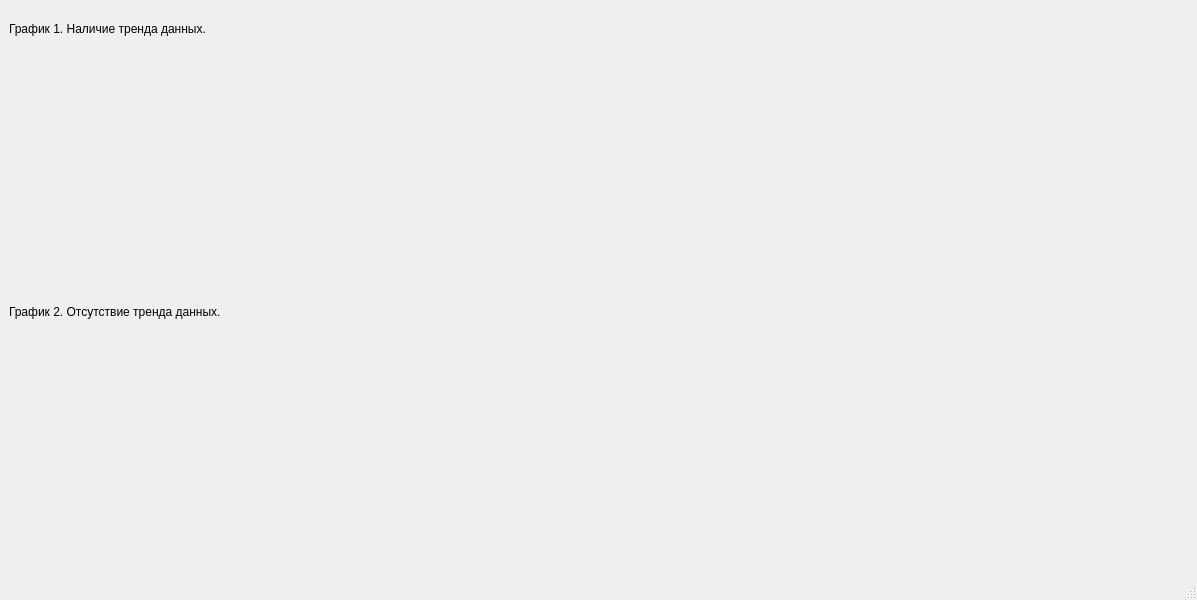
<?xml version="1.0" encoding="UTF-8"?>
<ui version="4.0">
 <class>MainWindow</class>
 <widget class="QMainWindow" name="MainWindow">
  <property name="geometry">
   <rect>
    <x>0</x>
    <y>0</y>
    <width>1197</width>
    <height>600</height>
   </rect>
  </property>
  <property name="windowTitle">
   <string>MainWindow</string>
  </property>
  <widget class="QWidget" name="centralwidget">
   <layout class="QVBoxLayout" name="verticalLayout" stretch="1,6,1,6">
    <item>
     <widget class="QLabel" name="label">
      <property name="text">
       <string>График 1. Наличие тренда данных.</string>
      </property>
     </widget>
    </item>
    <item>
     <widget class="QCustomPlot" name="plot"/>
    </item>
    <item>
     <widget class="QLabel" name="label_2">
      <property name="text">
       <string>График 2. Отсутствие тренда данных.</string>
      </property>
     </widget>
    </item>
    <item>
     <widget class="QCustomPlot" name="plot_2"/>
    </item>
   </layout>
  </widget>
  <widget class="QMenuBar" name="menubar">
   <property name="geometry">
    <rect>
     <x>0</x>
     <y>0</y>
     <width>1197</width>
     <height>21</height>
    </rect>
   </property>
  </widget>
  <widget class="QStatusBar" name="statusbar"/>
 </widget>
 <customwidgets>
  <customwidget>
   <class>QCustomPlot</class>
   <extends>QFrame</extends>
   <header>qcustomplot.h</header>
   <container>1</container>
  </customwidget>
 </customwidgets>
 <resources/>
 <connections/>
</ui>
